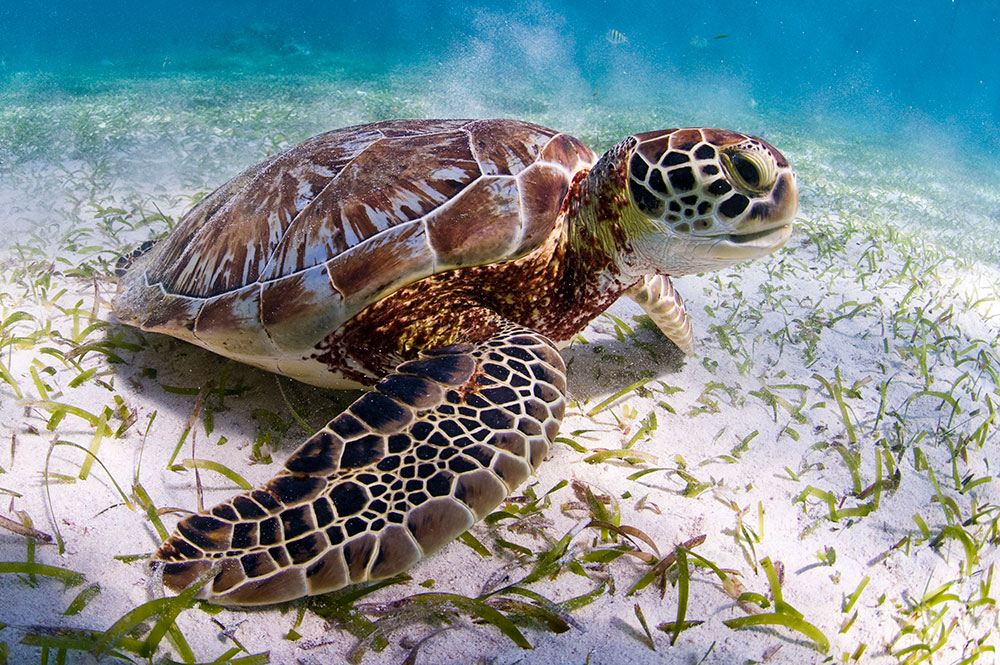
#> input picture NAVEGACION_AUTONOMA/capitulo_1/images/input.jpg, 1000 x 665 px
$ python 15_program.py
#> lines starting #> are read from the running program, lines starting #| are printed output that depends on the picture
# OBJETIVO: Aplicar una transformación afín para deformar la imagen en forma de paralelogramo usando 3 puntos de control

import cv2
import numpy as np

# Lee la imagen
img = cv2.imread('images/input.jpg')
#> img is the input picture: shape (665, 1000, 3); mean B, G, R 144.7, 142, 128.2
rows, cols = img.shape[:2]
#> rows = 665; cols = 1000

# Define 3 puntos de control en la imagen original
# Esquina superior izquierda, superior derecha e inferior izquierda
src_points = np.float32([[0, 0], [cols - 1, 0], [0, rows - 1]])
#> src_points = [[0, 0], [999, 0], [0, 664]]

# Define a dónde se mapean esos 3 puntos en la imagen de salida
# La esquina superior derecha se mueve hacia adentro, creando efecto de paralelogramo
dst_points = np.float32([[0, 0], [int(0.6 * (cols - 1)), 0], [int(0.4 * (cols - 1)), rows - 1]])
#> dst_points = [[0, 0], [599, 0], [399, 664]]

# Calcula la matriz de transformación afín a partir de los 3 pares de puntos
affine_matrix = cv2.getAffineTransform(src_points, dst_points)
#> affine_matrix = [[0.6, 0.601, 0], [0, 1, 0]]

# Aplica la transformación afín — las líneas se mantienen rectas pero los ángulos cambian
img_output = cv2.warpAffine(img, affine_matrix, (cols, rows))
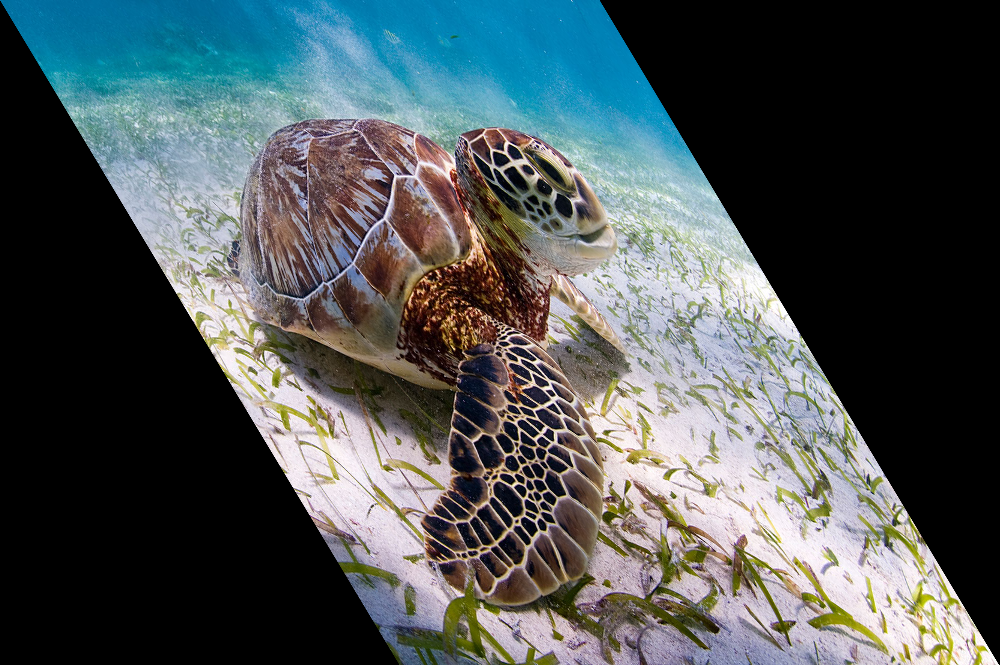
#> img_output: shape (665, 1000, 3); mean B, G, R 86.8, 85.2, 76.9

cv2.imshow('Input', img)
cv2.imshow('Output', img_output)
cv2.waitKey()
